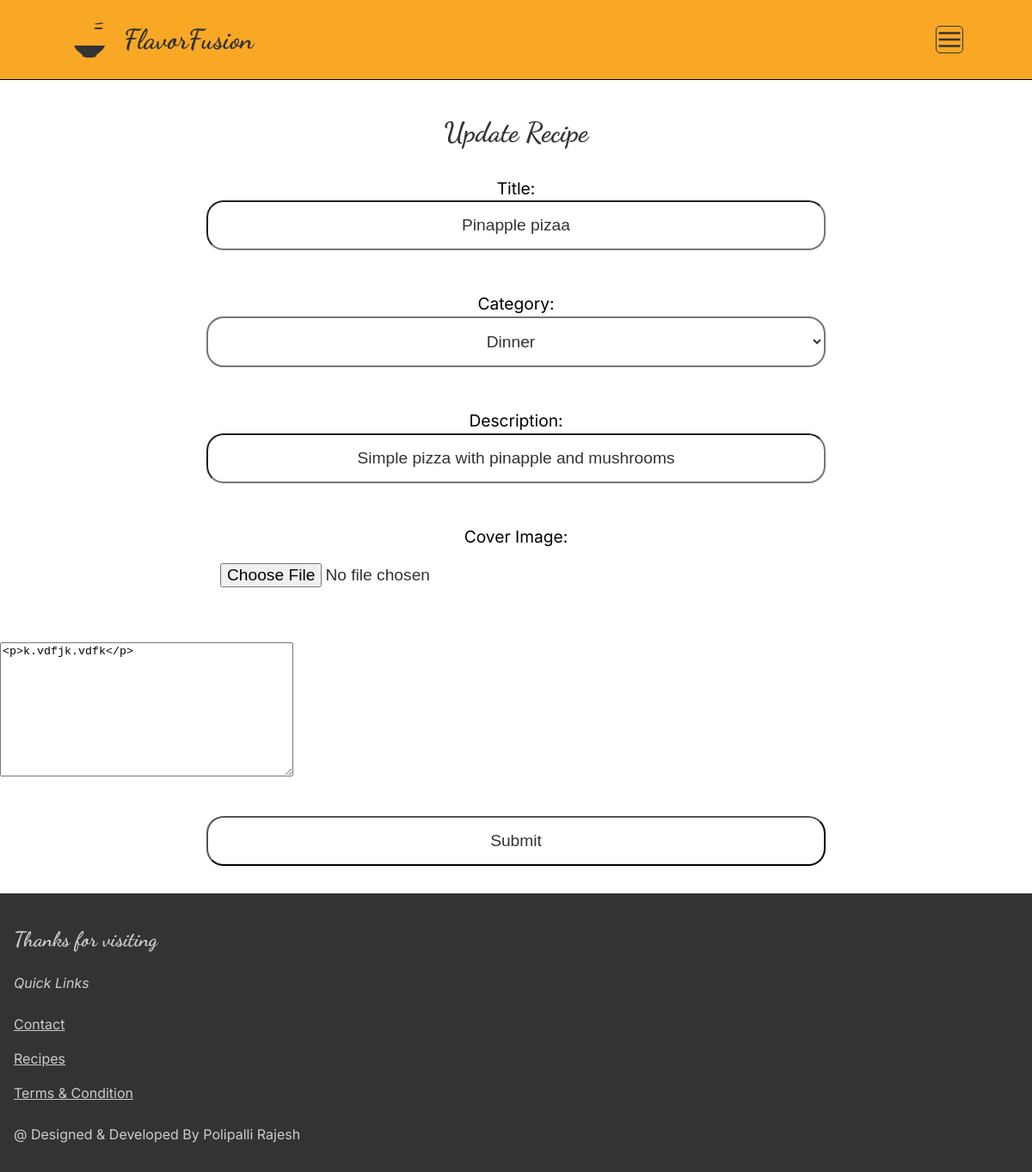
The app's page /recipe/1/update/ (signed in) with its own data.
### recipe/models.py (models this page shows, shortened)
class Recipe(models.Model):
    BREAKFAST = 'Breakfast'
    LUNCH = 'Lunch'
    DINNER = 'Dinner'
    DESSERT = 'Dessert'
    BEVERAGES = 'Beverage'
    CATEGORY_CHOICES = [
        (BREAKFAST, 'Breakfast'),
        (LUNCH, 'Lunch'),
        (DINNER, 'Dinner'),
        (DESSERT, 'Dessert'),
        (BEVERAGES, 'Beverage'),
    ]
    author = models.ForeignKey(get_user_model(), related_name='recipes', on_delete=models.CASCADE)
    title = models.CharField(max_length=255)
    category = models.CharField(max_length=10, choices=CATEGORY_CHOICES, default=BREAKFAST)
    cover_image = models.ImageField(upload_to='recipe_images/', null=True, blank=True)
    description = models.CharField(max_length=500)
    content = RichTextField()
    date_created = models.DateTimeField(auto_now_add=True)
    date_updated = models.DateTimeField(auto_now=True)
    class Meta:
        verbose_name = 'recipe'
        verbose_name_plural = 'recipes'

### recipe/views.py (the view)
# urls.py: path('<int:recipe_id>/update/', update_recipe_view, name='update_recipe'),
@login_required
def update_recipe_view(request, recipe_id):
    recipe = Recipe.objects.get(pk=recipe_id)
    if request.user != recipe.author:
        raise Http404('You are not the author of this recipe.')
    if request.method == 'POST':
        form = RecipeForm(request.POST, request.FILES, instance=recipe)
        if form.is_valid():
            recipe = form.save()
            recipe.save()
            return redirect(reverse('recipe:recipe_detail', args=[recipe.id]))
    else:
        form = RecipeForm(instance=recipe)
    return render(request, 'recipe/update_recipe.html', { 'form': form, 'recipe': recipe })

### recipe/forms.py
class RecipeForm(forms.ModelForm):
    class Meta:
        model = Recipe
        fields = ['title', 'category', 'description', 'cover_image', 'content' ]
        labels = {
            'title': 'Title',
            'category': 'Category',
            'description': 'Description',
            'content': '',
            'cover_image': 'Cover Image'
        }
        widgets = {
            'title': forms.TextInput(attrs={
                'class': 'form-control form__title',
                'placeholder': 'Title'
            }),
            'category': forms.Select(attrs={
                'class': 'form-control form__category'
            }),
            'description': forms.TextInput(attrs={
                'class': 'form-control form__description',
                'placeholder': 'Description'
            }),
            'cover_image': forms.FileInput(attrs={
                'class': 'form-control form__cover-image'
            })
        }

### recipe/templates/recipe/update_recipe.html (shortened to what this page needs)
{% extends "base.html" %}{% load static %}
{% block css %}
    <link rel="stylesheet" type="text/css" href="{% static 'recipe/css/update_recipe.css' %}">
{% endblock css %}
{% block content %}
<section class="section">
    <h1 class="title">Update Recipe</h2>
    <form class="recipe_form" method="POST" action=".">
        <div class="form-outline">
            {{form.as_p}}
            <br>
        </div>
        <input type="submit">
    </form>
</section>
{% endblock content %}

### core/static/core/css/main.css (style rules this page uses)
.section { border-radius: 10px; }

### recipe/static/recipe/css/update_recipe.css (style rules this page uses)
input, select { width: 60vw; padding: 1rem; margin: 0 20vw; margin-bottom: 2rem; text-align: center; font-size: 1.2rem; border-radius: 20px; border-width: 2px; background-color: #fff; color: var(--color-text-secondary); }
.title { font-size: 2rem; font-weight: 700; color: var(--color-text-secondary); margin-top: 2rem; text-align: center; }
label { display: block; text-align: center; font-size: 1.2rem; }

### core/static/core/css/base.css (style rules this page uses)
:root { --font-family: 'Inter', sans-serif; --font-family-secondary: 'Dancing Script', cursive; --font-size: 1rem; --font-size-mobile: 2rem; --font-weight: 400; --line-height: 1.5; --color-primary: #FF6347; --color-secondary: #F9A825; --color-background: #010101; --color-accent: #4CAF50; --color-nav: #f79381; --color-text-secondary: #333333; --color-border-accent: #CCCCCC; }
body { margin: 0; padding: 0; border: 0; }
html { font-family: var(--font-family); font-size: var(--font-size); font-weight: var(--font-weight); line-height: var(--line-height); box-sizing: border-box; }
h1, h2, h3 { font-family: var(--font-family-secondary) !important; }
*, *::before, *::after { box-sizing: inherit; }

### recipe/static/recipe/css/base.css (style rules this page uses)
:root { --font-family: 'Inter', sans-serif; --font-family-secondary: 'Dancing Script', cursive; --font-size: 1rem; --font-size-mobile: 2rem; --font-weight: 400; --line-height: 1.5; --color-primary: #FF6347; --color-secondary: #F9A825; --color-background: #F5F5F5; --color-accent: #4CAF50; --color-text: #333333; --color-border-accent: #CCCCCC; }
body { margin: 0; padding: 0; border: 0; }
html { font-family: var(--font-family); font-size: var(--font-size); font-weight: var(--font-weight); line-height: var(--line-height); box-sizing: border-box; }
h1, h2, h3 { font-family: var(--font-family-secondary) !important; }
*, *::before, *::after { box-sizing: inherit; }

### records on screen
Recipe: title "Pinapple pizaa", category "Dinner", description "Simple pizza with pinapple and mushrooms", content "<p>k.vdfjk.vdfk</p>"
